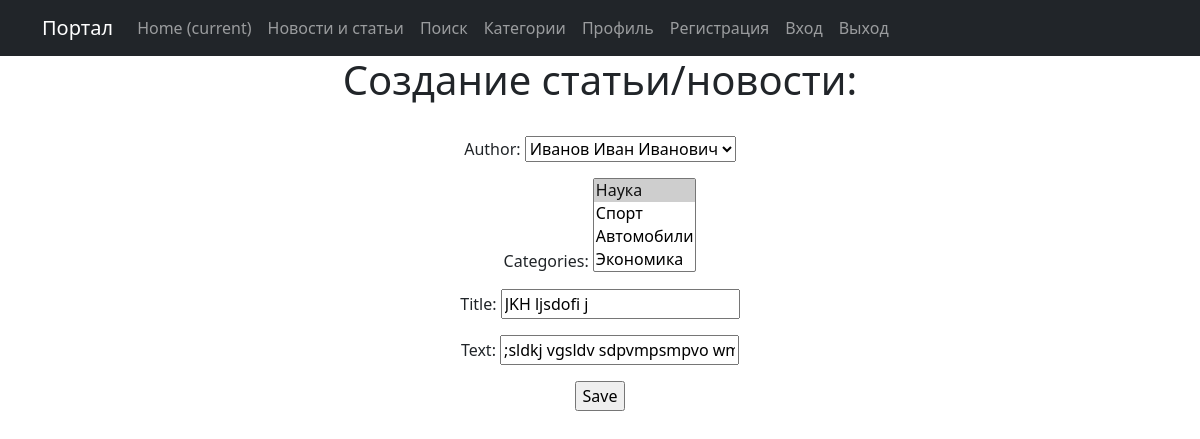
/articles/42/edit/ (signed in), run on an earlier commit of the app's database.
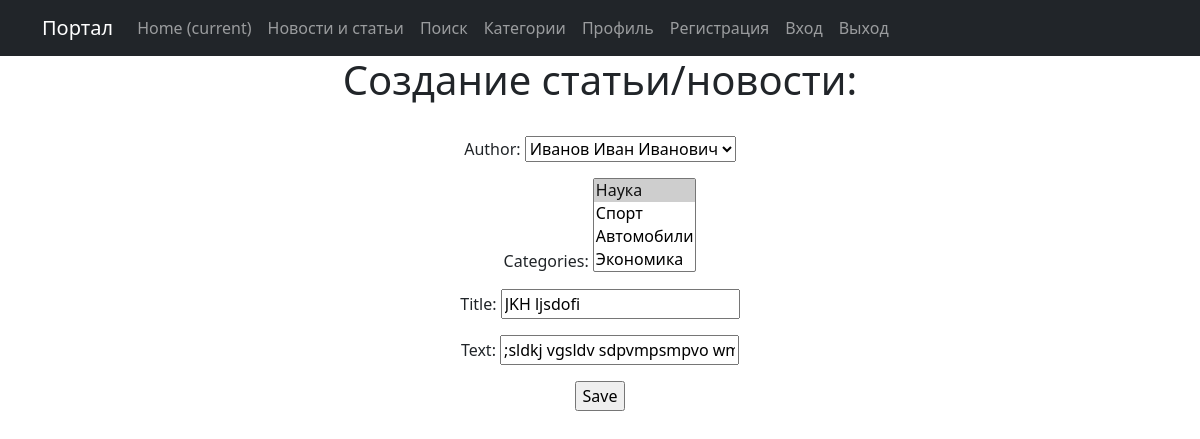
And on a later commit of the database.
### news/models.py (models this page shows, shortened)
class Post(models.Model):
    article = 'AR'
    news = 'NW'
    POST_CHOICES = [
        (article, 'Статья'),
        (news, 'Новость')
    ]
    author = models.ForeignKey(Author, on_delete=models.CASCADE)
    post = models.CharField(max_length=2, choices=POST_CHOICES, default='NW')
    post_created = models.DateTimeField(auto_now_add=True)
    categories = models.ManyToManyField(Category, through='PostCategory')
    title = models.CharField(max_length=255)
    text = models.TextField()
    rating = models.IntegerField(default=0)

### news/views.py (the view)
# urls.py: path('<int:pk>/edit/', PostUpdate.as_view(), name='post_edit'),
class PostUpdate(LoginRequiredMixin, PermissionRequiredMixin, UpdateView):
    permission_required = ('news.change_post',)
    form_class = PostForm
    model = Post
    template_name = 'post_edit.html'

### news/forms.py (shortened to what this page needs)
class PostForm(forms.ModelForm):
    text = forms.CharField(min_length=20)
    class Meta:
        model = Post
        fields = [
            'author',
            'categories',
            'title',
            'text',
        ]

### news/models.py (called while the page is built)
    def __str__(self):
        return self.user.username

    def __str__(self):
        return self.name

### templates/post_edit.html (shortened to what this page needs)
{% extends 'default.html' %}
{% block content %}
    <h1>Создание статьи/новости:</h1>
    <br>
    <form action="" method="post">
        {{ form.as_p }}
        <input type="submit" value="Save">
    </form>
{% endblock content %}

What changed in the data, as far as the page shows it:
changed Post "Иванов Иван Иванович": title "JKH ljsdofi j" → "JKH ljsdofi"
